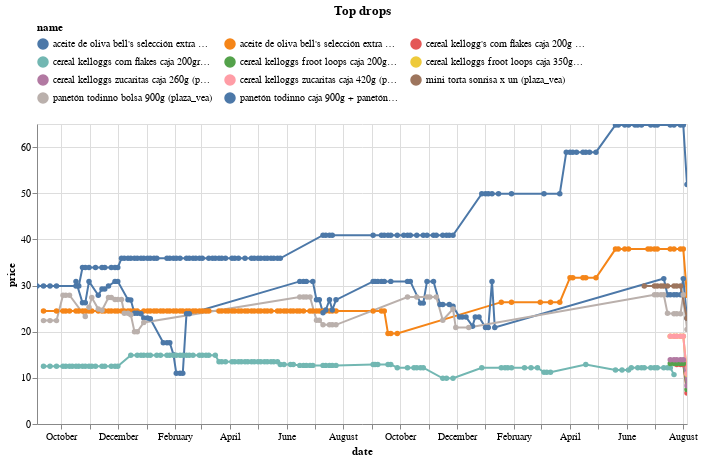

Notebook code cell kept with this figure:
### Code cell
(top_changes_abs
 .sort_values('change')
 .head(10)
 .pipe(plot_changes, 'Top drops')
)

### Figure 1 — Vega-Lite specification as saved in the notebook (floating-point values rounded to 4 significant figures; data arrays with more than 128 entries replaced by an {"elided": "..."} marker saying what was removed)
{"config": {"view": {"continuousWidth": 300, "continuousHeight": 300}, "legend": {"columns": 3, "orient": "top"}}, "data": {"name": "data-440a3e8784281a78532ee80b0c192f8e"}, "mark": {"type": "line", "point": true}, "encoding": {"color": {"field": "name", "scale": {"domain": ["aceite de oliva bell's selección extra virgen botella 1l (plaza_vea)", "aceite de oliva bell's selección extra virgen botella 500ml (plaza_vea)", "cereal kellogg's corn flakes caja 200g (plaza_vea)", "cereal kelloggs corn flakes caja 200gr (plaza_vea)", "cereal kelloggs froot loops caja 200g (plaza_vea)", "cereal kelloggs froot loops caja 350g (plaza_vea)", "cereal kelloggs zucaritas caja 260g (plaza_vea)", "cereal kelloggs zucaritas caja 420g (plaza_vea)", "mini torta sonrisa x un (plaza_vea)", "panetón todinno bolsa 900g (plaza_vea)", "panetón todinno caja 900g + panetón todinnito caja 85g (plaza_vea)"]}, "type": "nominal"}, "tooltip": [{"field": "name", "type": "nominal"}, {"field": "price", "type": "quantitative"}, {"field": "last_price", "type": "quantitative"}], "x": {"field": "date", "type": "temporal"}, "y": {"field": "price", "type": "quantitative"}}, "params": [{"name": "param_9", "select": {"type": "point", "fields": ["name"]}, "bind": "legend"}, {"name": "param_10", "select": {"type": "interval", "encodings": ["x", "y"]}, "bind": "scales"}], "title": "Top drops", "transform": [{"filter": {"param": "param_9"}}], "width": 650, "$schema": "https://vega.github.io/schema/vega-lite/v5.17.0.json", "datasets": {"data-440a3e8784281a78532ee80b0c192f8e": {"elided": "494 records"}}}
